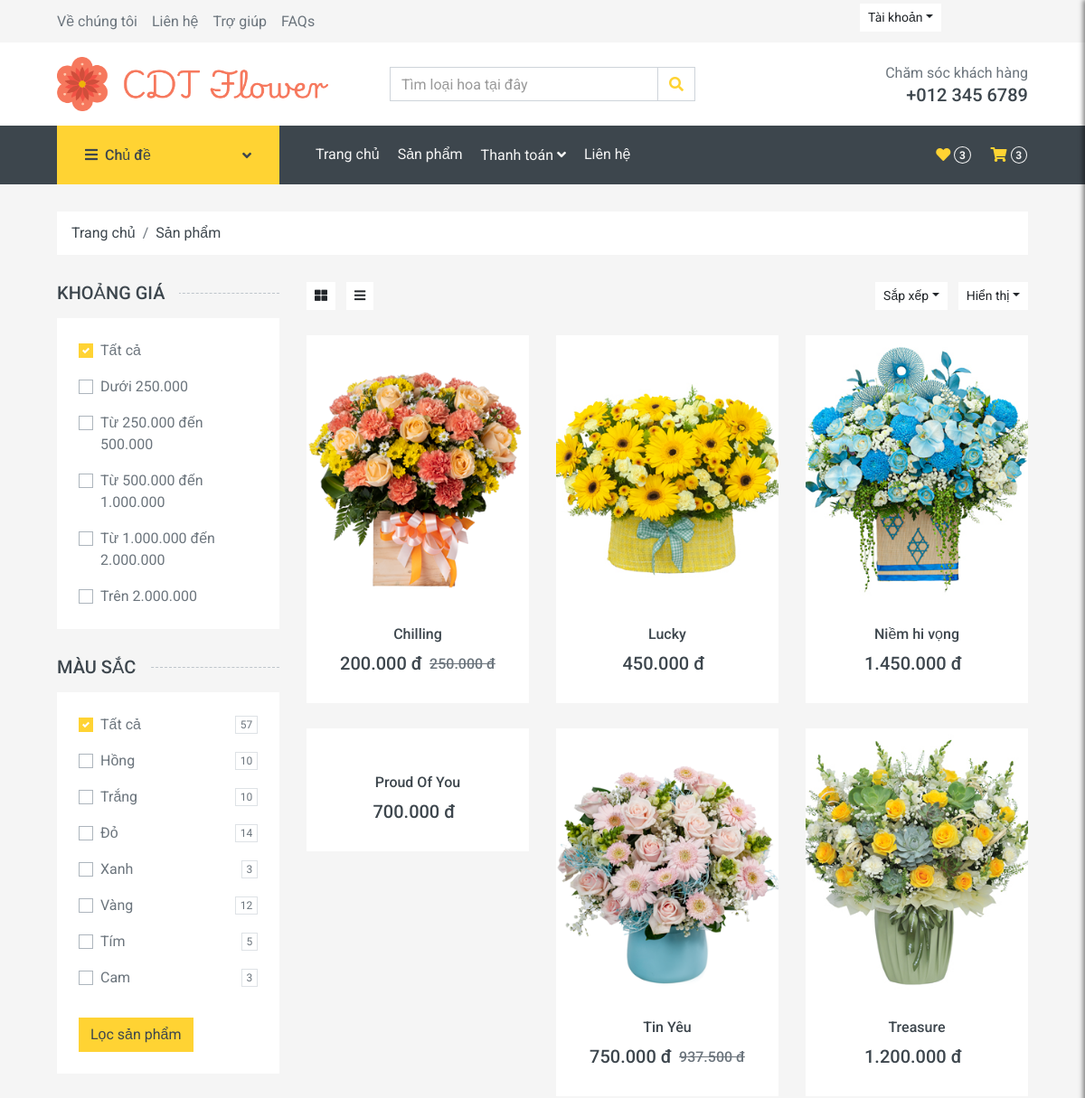
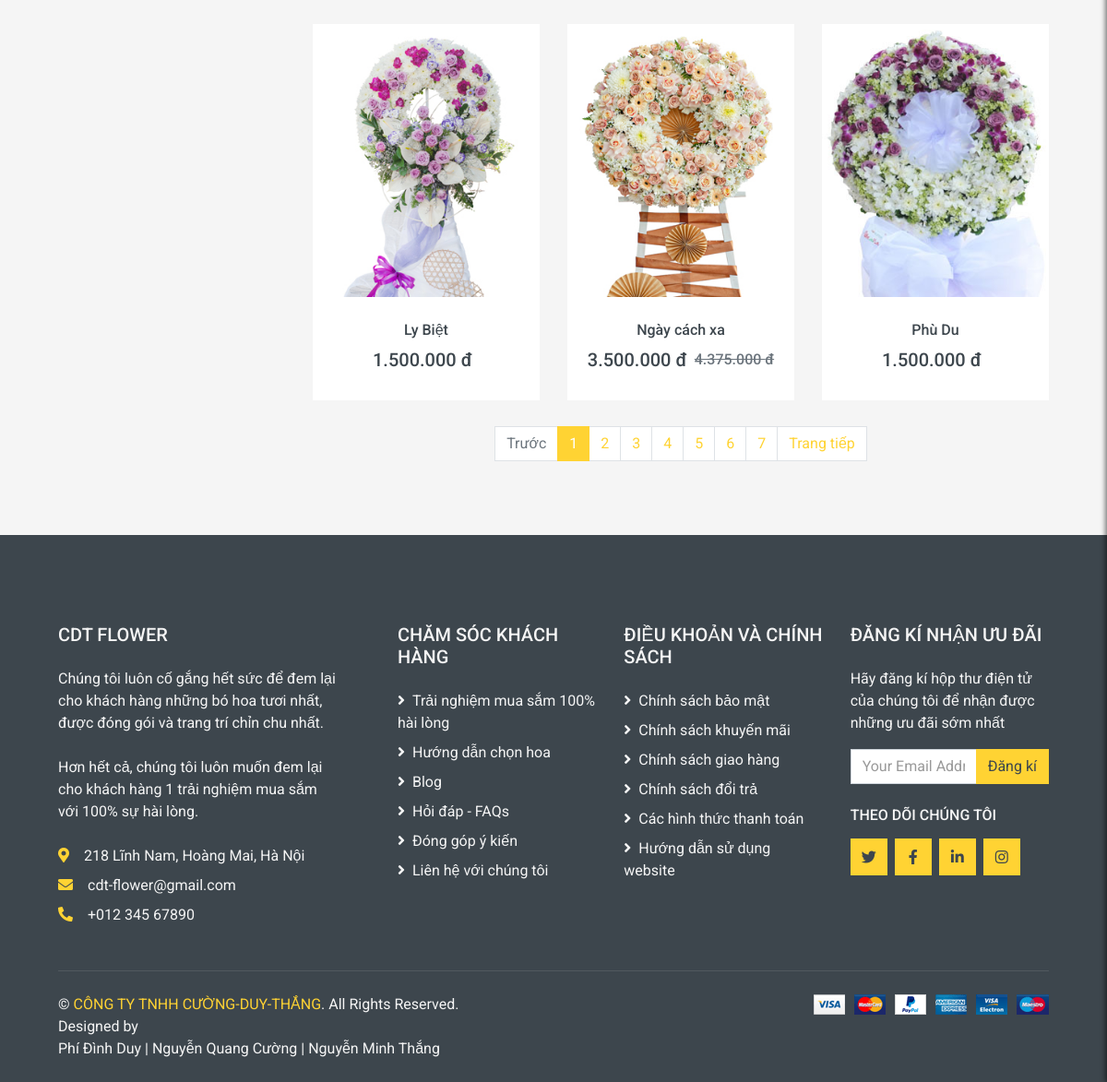
The page /shop.php on the database its author committed (2 pictures, top to bottom).
### tables this page shows
CREATE TABLE `sanpham` (
  `MaSanPham` int(11) NOT NULL,
  `TenSanPham` varchar(200) NOT NULL,
  `MaDanhMuc` int(11) NOT NULL,
  `Mau` varchar(50) NOT NULL,
  `MoTa` text NOT NULL,
  `Gia` decimal(10,0) NOT NULL,
  `HinhAnh` varchar(200) NOT NULL,
  `TonKho` int(11) NOT NULL,
  `GiamGia` int(11) NOT NULL
);

### shop.php (the view, shortened to what the rows shown need)
<?php require_once('header.php'); ?>
<div class="container-fluid">
    <div class="row px-xl-5">
        <div class="col-lg-9 col-md-8">
            <div class="row pb-3">
                <?php
                require_once('database_connect/db_connect.php');
                $productsPerPage = 9;
                $current_page = isset($_GET['page']) ? (int)$_GET['page'] : 1;
                $offset = ($current_page - 1) * $productsPerPage;
                $sql = "SELECT MaSanPham, TenSanPham, MaDanhMuc, Mau, MoTa, Gia, HinhAnh, TonKho, GiamGia FROM sanpham LIMIT $offset, $productsPerPage";
                $result = mysqli_query($conn, $sql);
                $products = array();
                if (mysqli_num_rows($result) > 0) {
                    while ($row = mysqli_fetch_assoc($result)) {
                        $products[] = $row;
                    }
                } else {
                    echo "Không có sản phẩm nào.";
                }
                foreach ($products as $product) {
                ?>
                    <div class="col-lg-4 col-md-6 col-sm-6 pb-1">
                        <div class="product-item bg-light mb-4">
                            <div class="product-img position-relative overflow-hidden">
                                <img class="img-fluid w-100" src="<?php echo $product['HinhAnh']; ?>" alt="">
                                <div class="product-action">
                                </div>
                            </div>
                            <div class="text-center py-4">
                                <a class="h6 text-decoration-none text-truncate" href=""><?php echo $product['TenSanPham']; ?></a>
                                <div class="d-flex align-items-center justify-content-center mt-2">
                                    <h5><?php echo number_format($product['Gia'], 0, ',', '.') . " đ"; ?></h5>
                                    <h6 class="text-muted ml-2">
                                        <?php
                                        if ($product['GiamGia'] == 20) {
                                            $giachuagiam = $product['Gia'] / 0.8;
                                            echo "<del>" . number_format($giachuagiam, 0, ',', '.') . " đ</del>";
                                        } elseif ($product['GiamGia'] == 50) {
                                            $giachuagiam = $product['Gia'] + (1 * $product['Gia']);
                                            echo "<del>" . number_format($giachuagiam, 0, ',', '.') . " đ</del>";
                                        }
                                        ?>
                                    </h6>
                                </div>
                            </div>
                        </div>
                    </div>
                <?php
                }
                ?>
            </div>
        </div>
    </div>
</div>
</body>
</html>

### rows shown on the page
sanpham: shows a picture, TenSanPham "Chilling", Gia "200.000", Gia "250.000"
sanpham: shows a picture, TenSanPham "Lucky", Gia "450.000"
sanpham: shows a picture, TenSanPham "Niềm hi vọng", Gia "1.450.000"
sanpham: TenSanPham "Proud Of You", Gia "700.000"
sanpham: HinhAnh (picture), TenSanPham "Tin Yêu", Gia "750.000", Gia "937.500"
sanpham: HinhAnh (picture), TenSanPham "Treasure", Gia "1.200.000"
sanpham: HinhAnh (picture), TenSanPham "Ly Biệt", Gia "1.500.000"
sanpham: HinhAnh (picture), TenSanPham "Ngày cách xa", Gia "3.500.000", Gia "4.375.000"
sanpham: HinhAnh (picture), TenSanPham "Phù Du", Gia "1.500.000"

### other values the page prints
$row['total'] "57"
$row['total'] "10"
$row['total'] "14"
$row['total'] "3"
$row['total'] "12"
$row['total'] "5"
